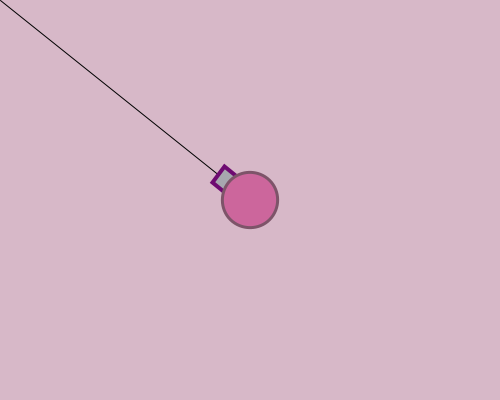
Frame 1 (no input)
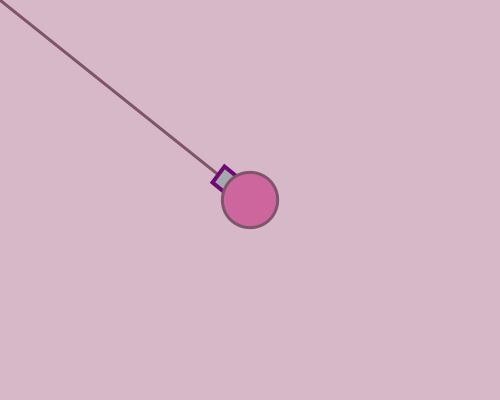
Frame 60 (the mouse pressed at the canvas centre just before this capture)
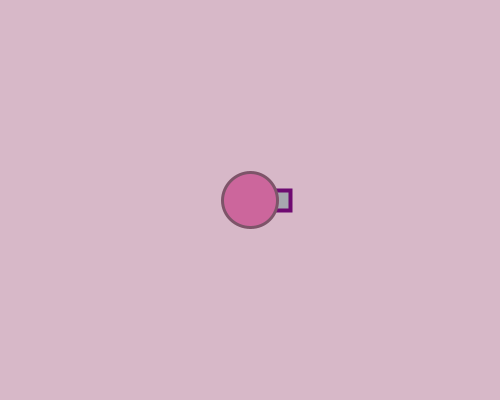
Frame 120 (the mouse held since frame 60 and released just before this capture)

The Processing sketch that drew these frames (run headless with seeded random() and noise(); from frame 60 on, the mouse is pressed at the canvas centre):

// Processing sketch: week07_03_arrar03_atan_angle_rotate_translate_myTank
// ── week07_03_arrar03_atan_angle_rotate_translate_myTank.pde
// week07_03_arrar03_atan_angle_rotate_translate_myTank
void setup(){
    size(500,400);
}
float x= 250,y=200;
void draw(){
  background(215,184,200);
  float dx =mouseX - x,dy = mouseY-y;
  float a = atan2(dy,dx);//算出角度
  line(x, y,mouseX , mouseY);
   myTank(x,y,a);
}
void myTank(float x, float y,float a){
 translate(x,y); 
 rotate(a);
  fill(167,167,175);
  stroke(110,10,113);
  strokeWeight(4);
  rect(20,-10,20,20); //砲管
 
 fill(204,102,156);
 stroke(125,84,105);
 strokeWeight(3);
 ellipse(0,0,55,55);//圓形的身體
  //line(x,y, mouseX,mouseY);
  
  
 
}
